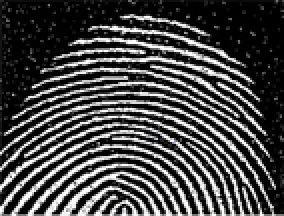
%> input picture 0519/finger.png, 142 x 108 px, shrunk from 555 x 422 before the run (shown 2 times larger)
$ octave W15_practice.m   (GNU Octave 9; MATLAB toolbox functions it lacks are replaced by stand-ins)
%> lines starting %> are read from the running program, lines starting %| are printed output that depends on the picture
clc;
close all;
clear all;


J = imread(['finger.png']);
%> J is the input picture: size 108x142x3 uint8; mean R, G, B 70.9, 70.9, 71
% SE : Square r = 2
se = strel('square', 2);
se_line1 = strel('line', 4, 0);

%open operating (erosion then dilation)
opened_image=imopen(J,se_line1);
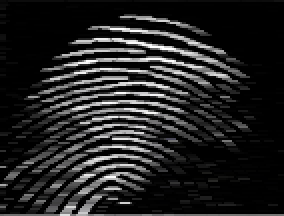
%> opened_image: size 108x142x3 uint8 (shown 2 times larger); mean R, G, B 34.5, 34.5, 34.6
closed_image = imclose(J,se_line1);
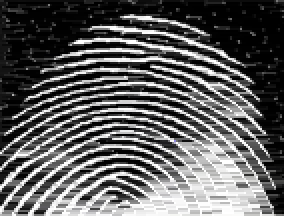
%> closed_image: size 108x142x3 uint8 (shown 2 times larger); mean R, G, B 94.4, 94.4, 94.5

% opening
erode_image = imerode(J,se_line1);
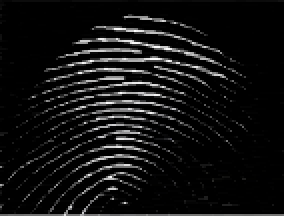
%> erode_image: size 108x142x3 uint8 (shown 2 times larger); mean R, G, B 17.8, 17.8, 17.9
dilate_image = imdilate(J,se_line1);
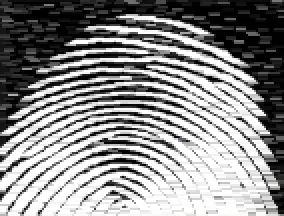
%> dilate_image: size 108x142x3 uint8 (shown 2 times larger); mean R, G, B 140.2, 140.2, 140.2
subplot(4, 2, 1);
imshow(dilate_image);
title('Dilation operation');
subplot(4, 2, 2);
imshow(erode_image);
title('Erode Operation');
subplot(4, 2, 3);
imshow(opened_image);
title('Open Operation');
% closing
subplot(4, 2, 4);
imshow(closed_image);
title('Close Operation');

dilate_square_image = imdilate(opened_image,se);
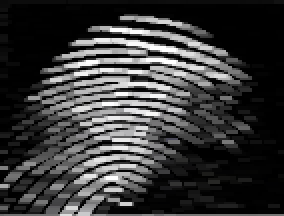
%> dilate_square_image: size 108x142x3 uint8 (shown 2 times larger); mean R, G, B 56.7, 56.6, 56.8
subplot(4, 2, 5);
imshow(dilate_square_image);
title('Diliation after opening');


output_name = sprintf('S11159020.jpg');
imwrite(dilate_square_image, output_name);

$ run again, with 0519/damaged_text.png copied over 0519/finger.png
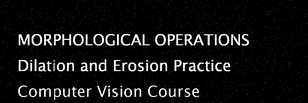
%> input picture 0519/damaged_text.png, 308 x 103 px, shrunk from 1200 x 400 before the run
%> J is the input picture: size 103x308 uint8; min 0, max 255, mean 19.5
%> `dilate_image = imdilate(J,se_line1);`:
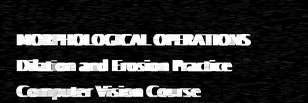
%> dilate_image: size 103x308 uint8; min 0, max 255, mean 46.9
%> `dilate_square_image = imdilate(opened_image,se);`:
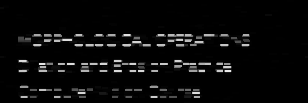
%> dilate_square_image: size 103x308 uint8; min 0, max 234, mean 10.3
